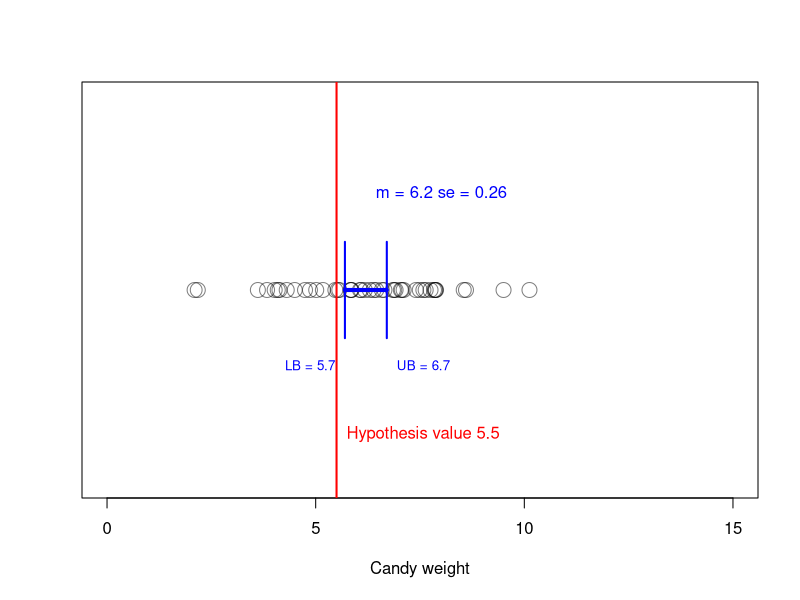
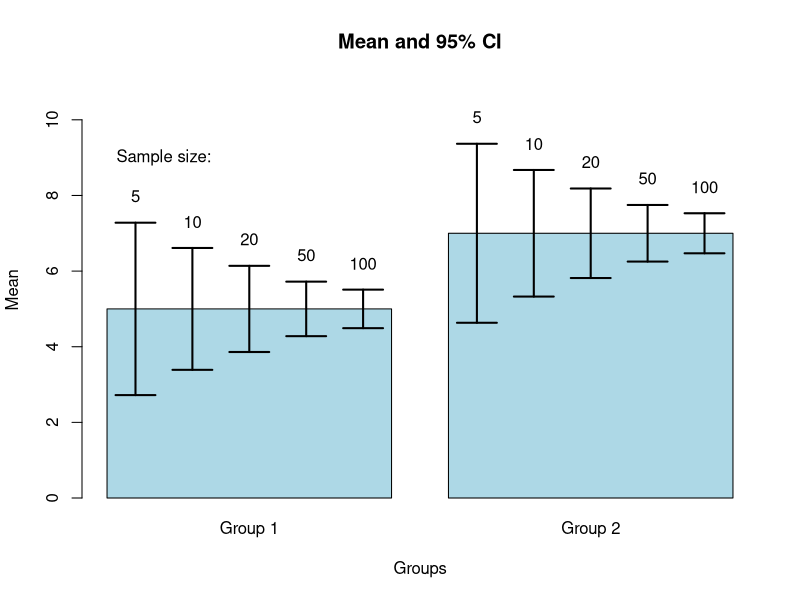
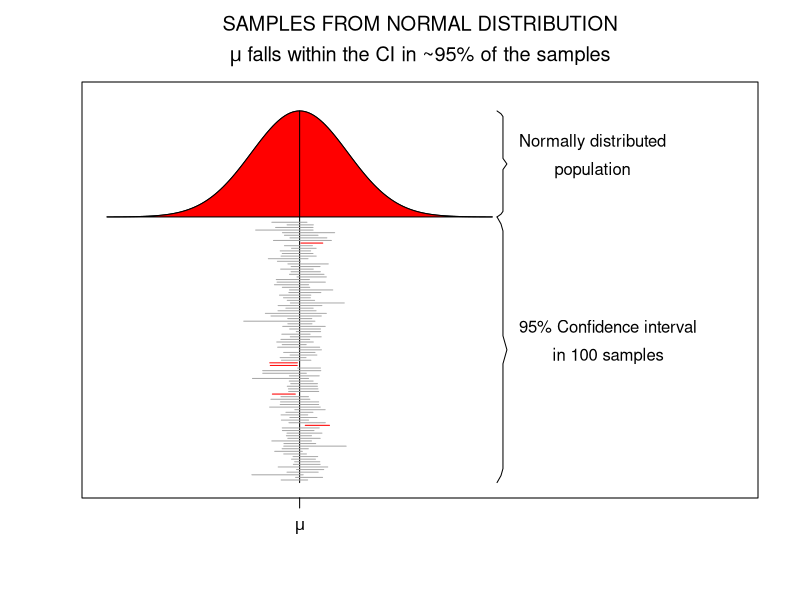

The R script that drew these images, in order:
## ---- chunk 1
cw   = rnorm(46, 7, 2)
mcw  = mean(cw)
sdcw = sd(cw)
ncw  = length(cw)
se   = sdcw/sqrt(ncw)
lb   = mcw - 1.96 * se
ub   = mcw + 1.96 * se

plot(cw, 0*cw+1, 
     xlim = c(0,15), 
     ylim = c(.8,1.2), 
     ylab = "", 
     xlab = "Candy weight",
     yaxt = "n",
     cex  = 2,
     col  = rgb(0,0,0,.5))

# population value of candy weight is 5.5
abline(v=5.5, col="red", lwd=2)
text(5.5, .85, "Hypothesis value 5.5", col="red", pos=4)

# average and and standard error
text(mcw, 1.1, paste("m =", round(mcw,2), "se =", round(se,2)), pos=4, col="blue")

segments(lb, 1, ub, 1, lwd=4, col="blue")
# lb
segments(lb, 1.05, lb, .95, lwd=2, col="blue")
text(lb, .92, paste("LB =", round(lb,2)), col="blue", pos=2, cex = .8)
# ub
segments(ub, 1.05, ub, .95, lwd=2, col="blue")
text(ub, .92, paste("UB =", round(ub,2)), col="blue", pos=4, cex = .8)



## ---- chunk 2
mean_x1 = 5;
mean_x2 = 7;
  sd_x1 = 2.6;
  sd_x2 = 2.7;
   n_x1 = c(5,10,20,50,100);
   n_x2 = c(5,10,20,50,100);


barplot(c(mean_x1,mean_x2),
        names.arg = c("Group 1","Group 2"),
        col       = "lightblue",
        ylim      = c(0,11),
        ylab      = "Mean",
        xlab      = "Groups",
        main      = "Mean and 95% CI")

text(.4, 9, labels="Sample size:")

for(i in 1:5) {
  
x.1.position = c(.3, .5, .7, .9, 1.1)
x.2.position = c(1.5, 1.7, 1.9, 2.1, 2.3)
  
se_x1 = sd_x1/sqrt(n_x1[i]);
se_x2 = sd_x2/sqrt(n_x2[i]);
  
segments(x.1.position[i],mean_x1-se_x1*1.96,
         x.1.position[i],mean_x1+se_x1*1.96,
         lwd=2)

segments(x.1.position[i]-.07,mean_x1-se_x1*1.96,x.1.position[i]+.07,mean_x1-se_x1*1.96,lwd=2)
segments(x.1.position[i]-.07,mean_x1+se_x1*1.96,x.1.position[i]+.07,mean_x1+se_x1*1.96,lwd=2)

text(x.1.position[i], mean_x1+se_x1*1.96+.7, labels=n_x1[i])

segments(x.2.position[i],mean_x2-se_x2*1.96,
         x.2.position[i],mean_x2+se_x2*1.96,
         lwd=2)

segments(x.2.position[i]-.07,mean_x2-se_x2*1.96,x.2.position[i]+.07,mean_x2-se_x2*1.96,lwd=2)
segments(x.2.position[i]-.07,mean_x2+se_x2*1.96,x.2.position[i]+.07,mean_x2+se_x2*1.96,lwd=2)

text(x.2.position[i], mean_x2+se_x2*1.96+.7, labels=n_x1[i])

}
## ---- chunk 3
set.seed(1548)

x  = seq(-4,4,.05) # sequence x values for normal distribution
hx = dnorm(x)      # calculate y values

title = expression(atop("SAMPLES FROM NORMAL DISTRIBUTION",paste(mu," falls within the CI in ~95% of the samples")))

plot(x,hx+1,type="l",ylim=c(0,1.45),xlim=c(-4,9), yaxt="n", xaxt="n",ylab="",xlab="",main=title, mai=c(3,1,2,1),mar=c(3,1,2,1))

# Add red area
polygon(c(x,rev(x)),c(rep(1,length(x)),hx+1),col="red",lty=1)

# Add mu line
lines(c(0,0),c(0,max(hx)+1))

# Add mu symbol to x axis
axis( 1,at=0,labels=expression(mu), cex=2 )

# Create curly braces for normal distribution 
ybracket = seq(1,max(hx)+1,length=39)
xbracket = rep(4.1,39)*c(c(1,1.02),rep(1.03,16),c(1.04,1.05,1.04),rep(1.03,16),c(1.02,1))

lines(xbracket,ybracket,col="black")

# Create curly braces for samples
ybracket = seq(0,1,length=39)
xbracket = rep(4.1,39)*c(c(1,1.02),rep(1.03,16),c(1.04,1.05,1.04),rep(1.03,16),c(1.02,1))

lines(xbracket,ybracket,col="black")

text = expression(atop("Normally distributed","population"))

text(4.1*1.06,1+(max(hx)/2), text,pos=4)

text = expression(atop("95% Confidence interval","in 100 samples","drawn from the","normal distribution"))

text(4.1*1.06,.5, text,pos=4)

# Add confidence intervals

mu  = 0
sig = 1

mu_in_ci = array() # create empty array

iterations = 100

for(i in 1:iterations) {
	
	n      = round(runif(1,10,60)) # use variable sample sizes between 10 and 60
	sample = rnorm(n,mu,sig)       # sample from normal distribution
	
	sample_mean = mean(sample)
	sample_sd   = sd(sample)
	sample_ci   = sample_sd/sqrt(n)

	sample_ci_upperbound = sample_mean + sample_ci * 1.96
	sample_ci_lowerbound = sample_mean - sample_ci * 1.96
	
	if(sample_ci_lowerbound < mu & sample_ci_upperbound > mu) {
		
		mu_in_ci[i] = 1	
		col = "darkgrey"	
		}
	else {
		mu_in_ci[i] = 0
		col = "red"
		}
    
    # plot CI lines
    lines(c(sample_ci_lowerbound,sample_ci_upperbound),rep((.98/iterations)*i,2),col=col)

	}
	
percentage = (1/iterations)*sum(mu_in_ci)
